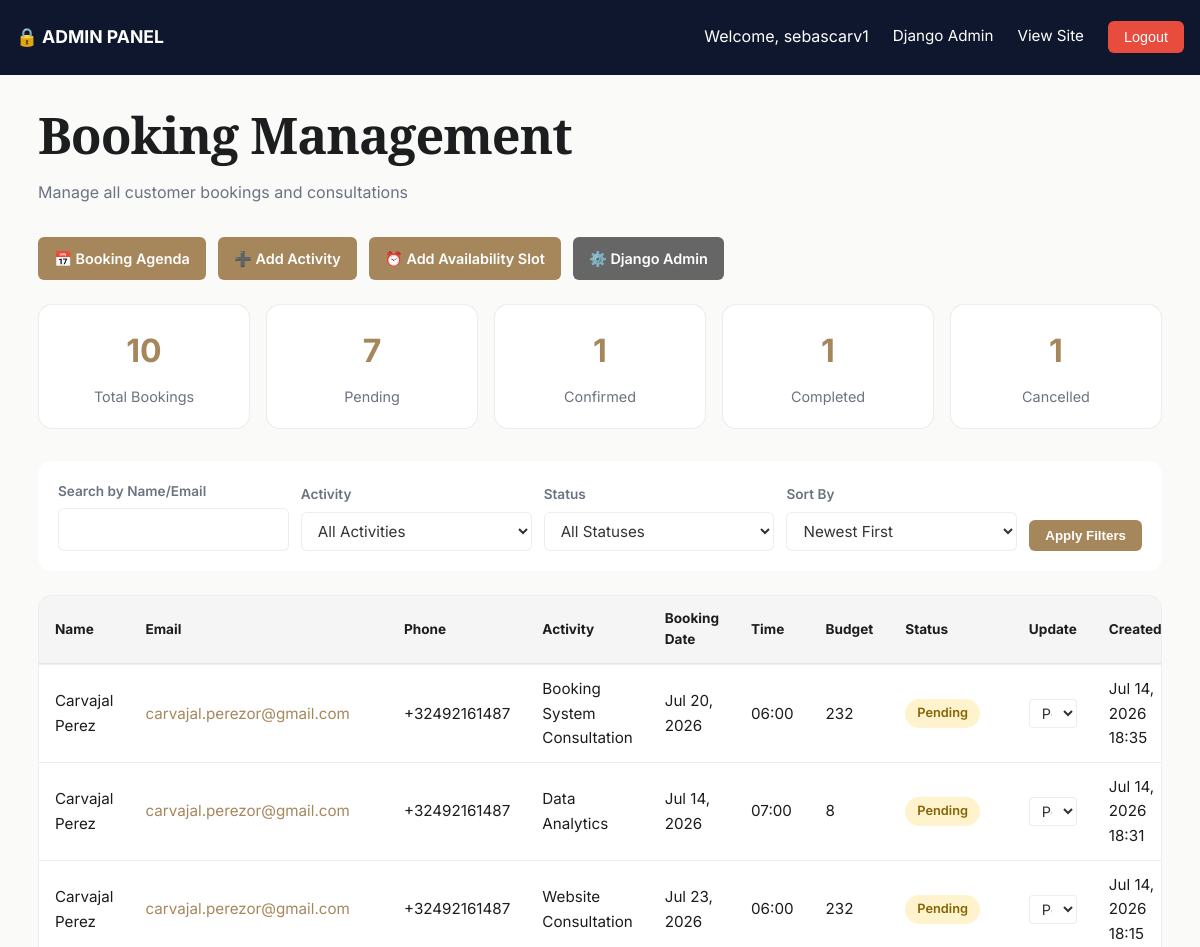
Page /booking/management/ (signed in, upper part) on the earlier database version.
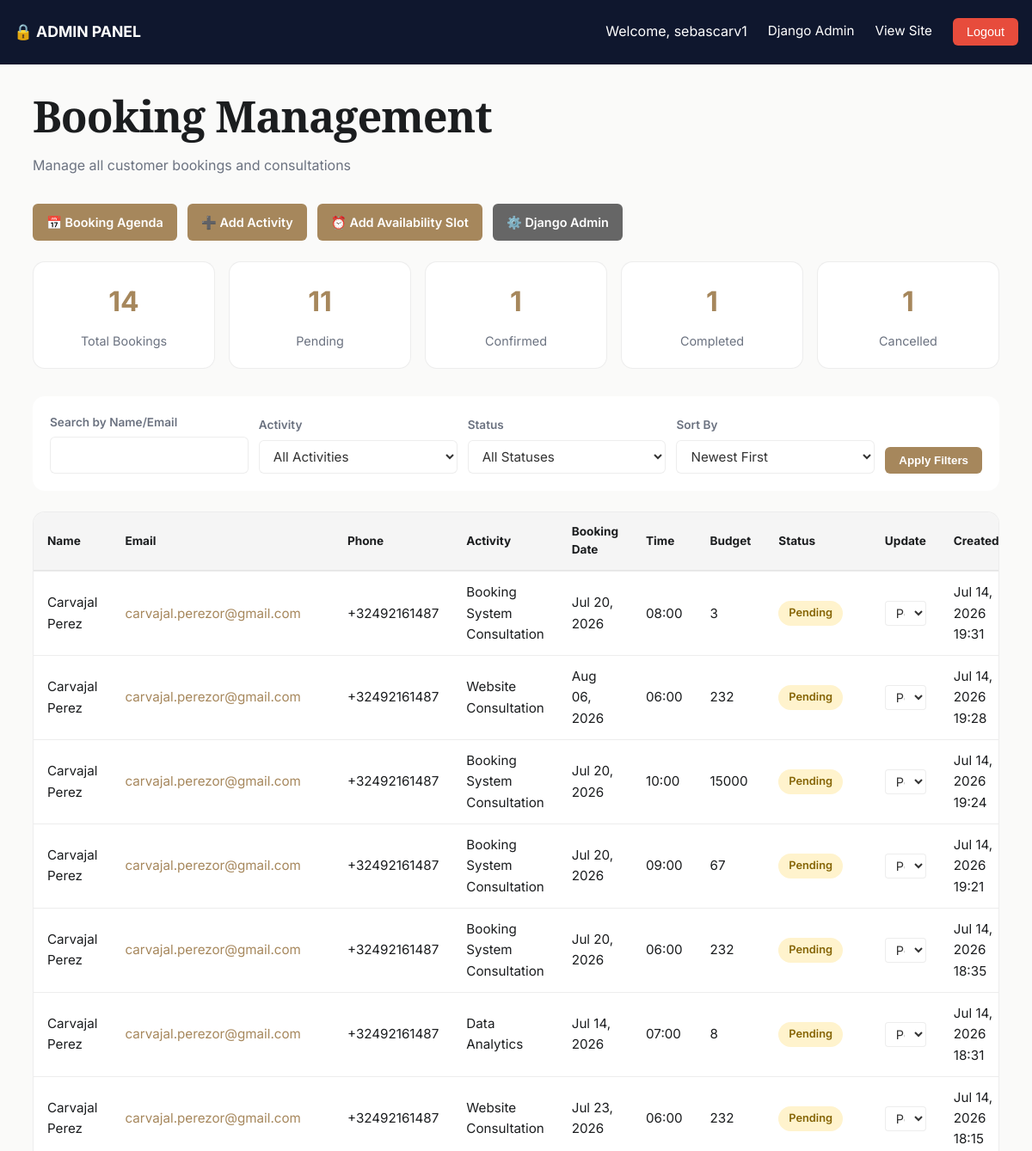
Same page on the later database version.
### booking/models.py (models this page shows, shortened)
class Booking(models.Model):
    STATUS_CHOICES = [
        ("pending", "Pending"),
        ("confirmed", "Confirmed"),
        ("completed", "Completed"),
        ("cancelled", "Cancelled"),
    ]
    activity = models.ForeignKey(Activity, on_delete=models.SET_NULL, null=True)
    full_name = models.CharField(max_length=150)
    email = models.EmailField()
    phone = models.CharField(max_length=20, blank=True)
    booking_date = models.DateField()
    booking_time = models.TimeField()
    budget = models.CharField(max_length=100, blank=True)
    timeline = models.CharField(max_length=100, blank=True)
    project_details = models.TextField()
    status = models.CharField(max_length=20, choices=STATUS_CHOICES, default="pending")
    terms_accepted = models.BooleanField(default=False)
    created_at = models.DateTimeField(auto_now_add=True)
    updated_at = models.DateTimeField(auto_now=True)
    class Meta:
        ordering = ["-created_at"]
        indexes = [
            models.Index(fields=["email", "booking_date"]),
            models.Index(fields=["status"]),
        ]

class Activity(models.Model):
    name = models.CharField(max_length=100, unique=True)
    description = models.TextField(blank=True)
    duration_minutes = models.IntegerField(default=30)
    is_active = models.BooleanField(default=True)
    created_at = models.DateTimeField(auto_now_add=True)
    class Meta:
        verbose_name_plural = "Activities"
        ordering = ["name"]

### booking/views.py (the view)
# urls.py: path("management/", views.booking_management, name="management"),
@login_required(login_url="admin:login")
@user_passes_test(is_admin, login_url="admin:login")
def booking_management(request):
    template_name = "booking/management.html"
    status = request.GET.get("status", "")
    activity_id = request.GET.get("activity", "")
    sort_by = request.GET.get("sort", "-created_at")
    search = request.GET.get("search", "")
    bookings = Booking.objects.all()
    if status:
        bookings = bookings.filter(status=status)
    if activity_id:
        bookings = bookings.filter(activity_id=activity_id)
    if search:
        bookings = bookings.filter(full_name__icontains=search) | bookings.filter(email__icontains=search)
    valid_sorts = ["-created_at", "created_at", "booking_date", "-booking_date", "full_name"]
    if sort_by not in valid_sorts:
        sort_by = "-created_at"
    bookings = bookings.order_by(sort_by)
    total_bookings = Booking.objects.count()
    pending_count = Booking.objects.filter(status="pending").count()
    confirmed_count = Booking.objects.filter(status="confirmed").count()
    completed_count = Booking.objects.filter(status="completed").count()
    cancelled_count = Booking.objects.filter(status="cancelled").count()
    context = {
        "bookings": bookings,
        "activities": Activity.objects.filter(is_active=True),
        "status_choices": Booking.STATUS_CHOICES,
        "stats": {
            "total": total_bookings,
            "pending": pending_count,
            "confirmed": confirmed_count,
            "completed": completed_count,
            "cancelled": cancelled_count,
        },
        "current_status": status,
        "current_activity": activity_id,
        "current_sort": sort_by,
        "search_term": search,
    }
    return render(request, template_name, context)

### booking/views.py (called while the page is built)
def is_admin(user):
    return user.is_staff or user.is_superuser

### templates/booking/management.html (shortened to what this page needs)
{% load static %}
<!doctype html>
<html lang="en">
<head>
  <link rel="stylesheet" href="{% static 'css/services.css' %}">
</head>
<body>
  <header class="admin-header">
    <div class="nav" style="max-width: 1200px; margin: 0 auto; padding: 0 16px;">
      <strong>🔒 ADMIN PANEL</strong>
      <div class="admin-nav">
        <span>Welcome, {{ user.get_full_name|default:user.username }}</span>
        <a href="{% url 'admin:index' %}">Django Admin</a>
        <a href="{% url 'services:welcome' %}">View Site</a>
        <form method="post" action="{% url 'admin:logout' %}" style="display: inline;">
          <button type="submit" class="logout-btn">Logout</button>
        </form>
      </div>
    </div>
  </header>
  <main class="management-container">
    <div class="wrap">
      <div style="margin-bottom: 32px;">
        <h1 style="margin-bottom: 8px;">Booking Management</h1>
        <p style="color: var(--muted);">Manage all customer bookings and consultations</p>
      </div>
      <div class="admin-actions">
        <a href="{% url 'booking:agenda' %}" class="action-link">📅 Booking Agenda</a>
        <a href="{% url 'booking:add_activity' %}" class="action-link">➕ Add Activity</a>
        <a href="{% url 'booking:add_availability_slot' %}" class="action-link">⏰ Add Availability Slot</a>
        <a href="{% url 'admin:index' %}" class="action-link secondary">⚙️ Django Admin</a>
      </div>
      <div class="stats-grid">
        <div class="stat-card">
          <div class="stat-number">{{ stats.total }}</div>
          <div class="stat-label">Total Bookings</div>
        </div>
        <div class="stat-card">
          <div class="stat-number">{{ stats.pending }}</div>
          <div class="stat-label">Pending</div>
        </div>
        <div class="stat-card">
          <div class="stat-number">{{ stats.confirmed }}</div>
          <div class="stat-label">Confirmed</div>
        </div>
        <div class="stat-card">
          <div class="stat-number">{{ stats.completed }}</div>
          <div class="stat-label">Completed</div>
        </div>
        <div class="stat-card">
          <div class="stat-number">{{ stats.cancelled }}</div>
          <div class="stat-label">Cancelled</div>
        </div>
      </div>
      <form class="filters" method="get">
        <div class="form-group">
          <label for="search">Search by Name/Email</label>
          <input type="text" id="search" name="search" placeholder="Name or email..." value="{{ search_term }}">
        </div>
        <div class="form-group">
          <label for="activity">Activity</label>
          <select id="activity" name="activity">
            <option value="">All Activities</option>
          </select>
        </div>
        <div class="form-group">
          <label for="status">Status</label>
          <select id="status" name="status">
            <option value="">All Statuses</option>
          </select>
        </div>
        <div class="form-group">
          <label for="sort">Sort By</label>
          <select id="sort" name="sort">
            <option value="-created_at" {% if current_sort == "-created_at" %}selected{% endif %}>Newest First</option>
          </select>
        </div>
        <button type="submit" class="filter-btn">Apply Filters</button>
      </form>
      {% if bookings %}
        <div class="bookings-table">
          <div class="table-wrapper">
            <table>
              <thead>
                <tr>
                  <th>Name</th>
                  <th>Email</th>
                  <th>Phone</th>
                  <th>Activity</th>
                  <th>Booking Date</th>
                  <th>Time</th>
                  <th>Budget</th>
                  <th>Status</th>
                  <th>Update</th>
                  <th>Created</th>
                </tr>
              </thead>
              <tbody>
                {% for booking in bookings %}
                  <tr>
                    <td>{{ booking.full_name }}</td>
                    <td><a href="mailto:{{ booking.email }}" style="color: var(--brass);">{{ booking.email }}</a></td>
                    <td>{{ booking.phone|default:"-" }}</td>
                    <td>{{ booking.activity.name }}</td>
                    <td>{{ booking.booking_date|date:"M d, Y" }}</td>
                    <td>{{ booking.booking_time|time:"H:i" }}</td>
                    <td>{{ booking.budget|default:"-" }}</td>
                    <td>
                      <span class="status-badge status-{{ booking.status }}">{{ booking.get_status_display }}</span>
                    </td>
                    <td>
                      <select class="status-select" data-booking-id="{{ booking.id }}" onchange="updateBookingStatus({{ booking.id }}, this.value)">
                        {% for value, label in status_choices %}
                          <option value="{{ value }}" {% if booking.status == value %}selected{% endif %}>{{ label }}</option>
                        {% endfor %}
                      </select>
                    </td>
                    <td>{{ booking.created_at|date:"M d, Y H:i" }}</td>
                  </tr>
                {% endfor %}
              </tbody>
            </table>
          </div>
        </div>
      {% else %}
        <div class="empty-state">
          <p>📋 No bookings found matching your filters.</p>
        </div>
      {% endif %}
    </div>
  </main>
</body>
</html>

### static/css/services.css (style rules this page uses)
:root { --bg: #FAFAF9; --cream: #F3F1EC; --navy: #16213E; --navy-ink: #0F172E; --ink: #1B1D1F; --muted: #6B7280; --brass: #A6875C; --brass-light: #C9AD82; --border: rgba(27, 29, 31, 0.08); --border-on-navy: rgba(255, 255, 255, 0.14); --shadow-sm: 0 2px 8px rgba(16, 24, 40, 0.06); --shadow-md: 0 12px 32px rgba(16, 24, 40, 0.08); --radius: 14px; --radius-sm: 8px; --maxw: 1180px; --font-display: "Playfair Display", Georgia, serif; --font-body: "Inter", -apple-system, BlinkMacSystemFont, sans-serif; }
* { box-sizing: border-box; }
html { scroll-behavior: smooth; }
body { margin: 0; background: var(--bg); color: var(--ink); font-family: var(--font-body); font-size: 16px; line-height: 1.6; -webkit-font-smoothing: antialiased; }
h1, h2, h3 { font-family: var(--font-display); font-weight: 600; letter-spacing: -0.01em; margin: 0 0 0.5em; color: var(--ink); }
h1 { font-size: clamp(2.2rem, 4.2vw, 3.4rem); line-height: 1.12; letter-spacing: -0.02em; }
p { color: var(--muted); }
a { color: inherit; text-decoration: none; }
.wrap { max-width: var(--maxw); margin: 0 auto; padding: 0 28px; }
header { position: sticky; top: 0; z-index: 40; background: rgba(250, 250, 249, 0.86); backdrop-filter: blur(10px); border-bottom: 1px solid var(--border); }
.nav { max-width: var(--maxw); margin: 0 auto; padding: 16px 28px; display: flex; align-items: center; justify-content: space-between; gap: 24px; }
label { display: block; font-size: 0.8rem; color: rgba(255,255,255,0.6); margin-bottom: 6px; }
input, select, textarea { width: 100%; padding: 12px 14px; border-radius: var(--radius-sm); border: 1px solid var(--border-on-navy); background: rgba(255,255,255,0.04); color: #fff; font: inherit; font-size: 0.94rem; }
input::placeholder, textarea::placeholder { color: rgba(255,255,255,0.35); }

Differences in the rows shown:
added Booking: full_name "Carvajal Perez", email "carvajal.perezor@gmail.com", phone "+32492161487", activity.name "Booking System Consultation", booking_date "Jul 20, 2026", booking_time "08:00", budget "3", status "Pending", status+id "Pending", created_at "Jul 14, 2026 19:31"
added Booking: full_name "Carvajal Perez", email "carvajal.perezor@gmail.com", phone "+32492161487", activity.name "Website Consultation", booking_date "Aug 06, 2026", booking_time "06:00", budget "232", status "Pending", status+id "Pending", created_at "Jul 14, 2026 19:28"
added Booking: full_name "Carvajal Perez", email "carvajal.perezor@gmail.com", phone "+32492161487", activity.name "Booking System Consultation", booking_date "Jul 20, 2026", booking_time "10:00", budget "15000", status "Pending", status+id "Pending", created_at "Jul 14, 2026 19:24"
added Booking: full_name "Carvajal Perez", email "carvajal.perezor@gmail.com", phone "+32492161487", activity.name "Booking System Consultation", booking_date "Jul 20, 2026", booking_time "09:00", budget "67", status "Pending", status+id "Pending", created_at "Jul 14, 2026 19:21"
Other differences:
{{ stats.total }}: "10" → "14"
{{ stats.pending }}: "7" → "11"
